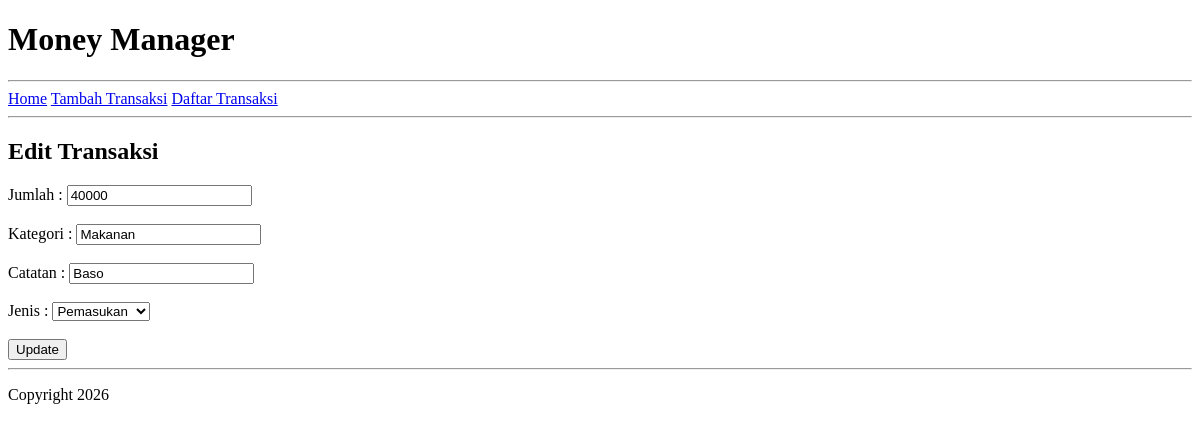
Page /edit/1 on the earlier database version.
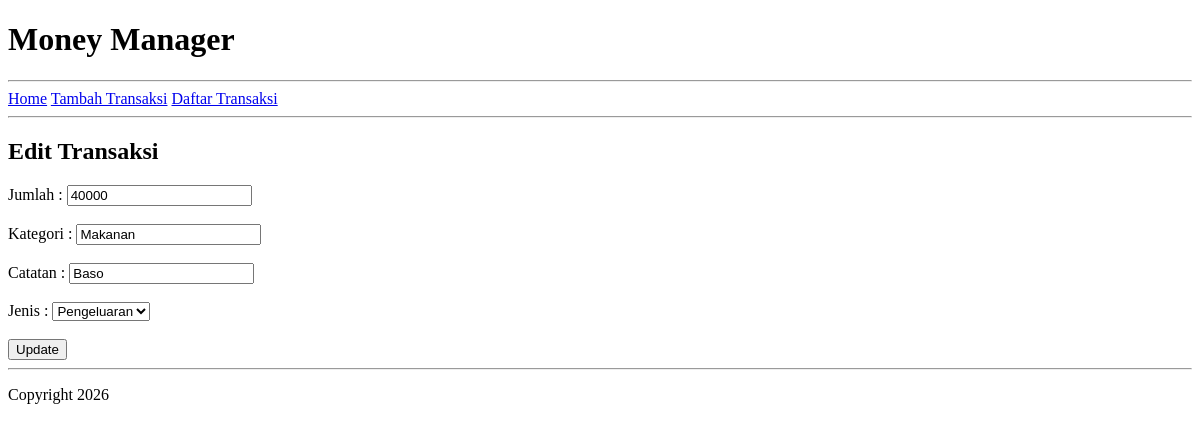
Same page on the later database version.
### tables this page shows
CREATE TABLE transactions (
                id INTEGER PRIMARY KEY AUTOINCREMENT,
                amount INTEGER,
                category TEXT,
                description TEXT,
                jenis TEXT
            );

### app.py (the view, shortened to what this page needs)
@app.route("/edit/<int:id>", methods=["GET", "POST"])
def edit(id):
    manager = TransactionManager()
    return render_template("edit.html", transaction = manager.get_transaction_by_id(id))

### core/manager.py (called while the page is built)
    def get_transaction_by_id(self, id):
        for transaction in self.transactions:
            if transaction.id == id:
                return transaction
        return None

### storage/database.py (called while the page is built)
    def create_transaction_table(self):
        self.cursor.execute('''
            CREATE TABLE IF NOT EXISTS transactions (
                id INTEGER PRIMARY KEY AUTOINCREMENT,
                amount INTEGER,
                category TEXT,
                description TEXT,
                jenis TEXT
            )
        ''')
        self.connection.commit()

    def get_all_transactions(self):
        transactions = []
        self.cursor.execute("SELECT * FROM transactions")
        rows = self.cursor.fetchall()
        for row in rows:
            transaction = Transaction(row[1], row[2], row[3], row[4], id=row[0])
            transactions.append(transaction)
        return transactions

### templates/edit.html
{% extends "base.html" %}
{% block content %}
<h2>Edit Transaksi</h2>
<form action="/edit/{{ transaction.id }}" method="post">
    <label>Jumlah :</label>
    <input type="number" name="amount" value="{{ transaction.amount }}">
    <br><br>
    <label>Kategori :</label>
    <input type="text" name="category" value="{{ transaction.category }}">
    <br><br>
    <label>Catatan :</label>
    <input type="text" name="description" value="{{ transaction.description }}">
    <br><br>
    <label>Jenis :</label>
    <select name="jenis">
        <option {% if transaction.jenis == "Pemasukan"%}
        selected {% endif %}>Pemasukan</option>
        <option {% if transaction.jenis == "Pengeluaran" %}
        selected {% endif %}>Pengeluaran</option>
    </select>
    <br><br>
    <button type="submit">Update</button>
</form>
{% endblock %}

### templates/base.html (shortened to what this page needs)
<!DOCTYPE html>
<html>
    <head>
    </head>
    <body>
        <h1>Money Manager</h1>
        <hr>
        <a href="{{ url_for('home') }}">Home</a>
        <a href="{{ url_for('add') }}">Tambah Transaksi</a>
        <a href="{{ url_for('transactions') }}">Daftar Transaksi</a>
        <hr>
        {% block content %}
        {% endblock %}
        <hr>
        <p>Copyright 2026</p>
    </body>
</html>

Differences in the rows shown:
changed transactions "Makanan": jenis "Pemasukan" → "Pengeluaran"
